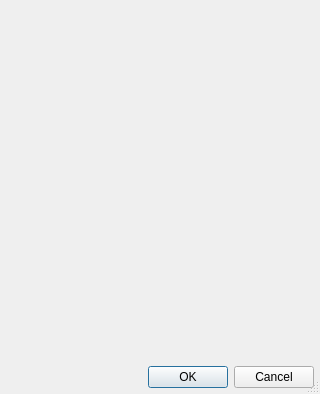
<?xml version="1.0" encoding="UTF-8"?>
<ui version="4.0">
 <class>CustomPropertyEditorDialog</class>
 <widget class="QDialog" name="CustomPropertyEditorDialog">
  <property name="geometry">
   <rect>
    <x>0</x>
    <y>0</y>
    <width>320</width>
    <height>394</height>
   </rect>
  </property>
  <property name="windowTitle">
   <string>Custom Property Editor</string>
  </property>
  <property name="sizeGripEnabled">
   <bool>true</bool>
  </property>
  <property name="modal">
   <bool>true</bool>
  </property>
  <layout class="QVBoxLayout" name="verticalLayout">
   <property name="spacing">
    <number>0</number>
   </property>
   <property name="leftMargin">
    <number>6</number>
   </property>
   <property name="topMargin">
    <number>6</number>
   </property>
   <property name="rightMargin">
    <number>6</number>
   </property>
   <property name="bottomMargin">
    <number>6</number>
   </property>
   <item>
    <widget class="QtnPropertyWidgetEx" name="propertyWidget" native="true">
     <property name="focusPolicy">
      <enum>Qt::WheelFocus</enum>
     </property>
     <property name="contextMenuPolicy">
      <enum>Qt::CustomContextMenu</enum>
     </property>
    </widget>
   </item>
   <item>
    <widget class="QDialogButtonBox" name="buttonBox">
     <property name="standardButtons">
      <set>QDialogButtonBox::Cancel|QDialogButtonBox::Ok</set>
     </property>
    </widget>
   </item>
  </layout>
  <action name="actionPropertyAdd">
   <property name="text">
    <string>Add Child Property...</string>
   </property>
   <property name="toolTip">
    <string>Add Child Property</string>
   </property>
  </action>
  <action name="actionPropertyRemove">
   <property name="text">
    <string>Remove</string>
   </property>
   <property name="toolTip">
    <string>Remove Property</string>
   </property>
   <property name="shortcut">
    <string>Del</string>
   </property>
  </action>
  <action name="actionPropertyDuplicate">
   <property name="text">
    <string>Duplicate...</string>
   </property>
   <property name="toolTip">
    <string>Duplicate Property</string>
   </property>
  </action>
  <action name="actionPropertyOptions">
   <property name="text">
    <string>Options...</string>
   </property>
   <property name="toolTip">
    <string>Property Options</string>
   </property>
   <property name="statusTip">
    <string/>
   </property>
   <property name="shortcut">
    <string>F2</string>
   </property>
  </action>
 </widget>
 <customwidgets>
  <customwidget>
   <class>QtnPropertyWidgetEx</class>
   <extends>QWidget</extends>
   <header>QtnProperty/Extension/PropertyWidgetEx.h</header>
   <container>1</container>
  </customwidget>
 </customwidgets>
 <resources/>
 <connections/>
</ui>
